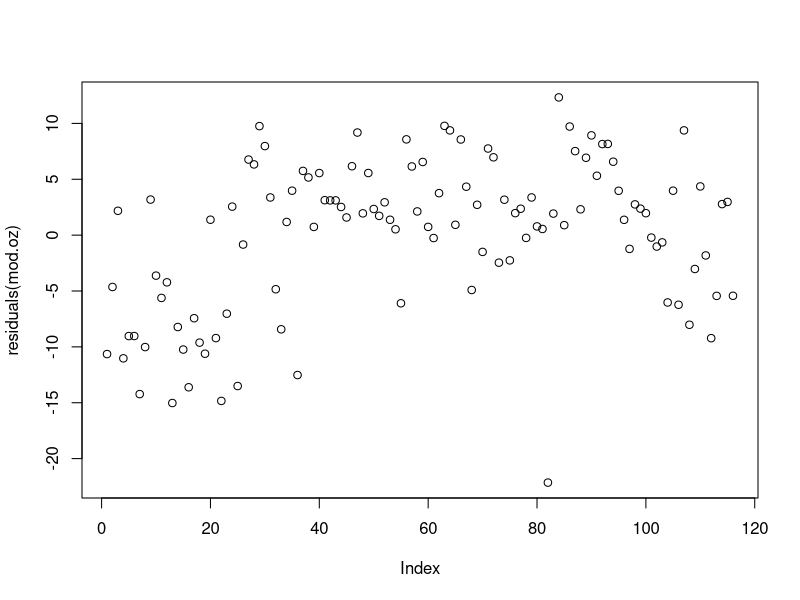
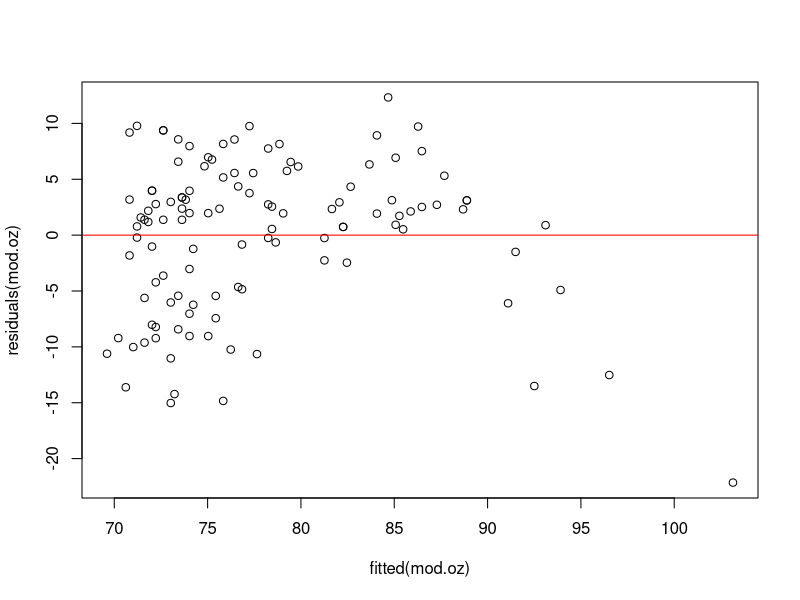
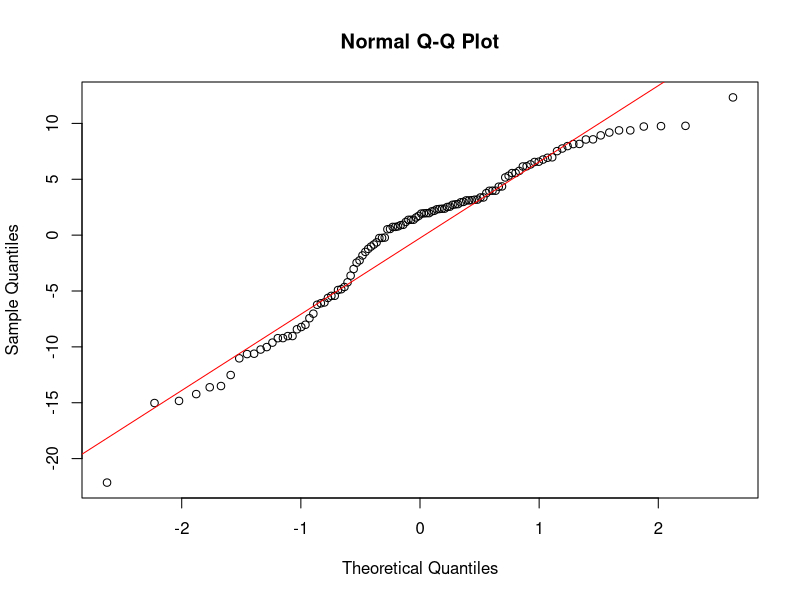

Recreate these plots in R, in order.
setwd("C:/Users/helen/Documents/winter_2017/538_stats/lab/W7")

data("airquality")
head(airquality)

mod.oz = lm(Temp~Ozone, data=airquality) 
summary(mod.oz)

#EXERCISE 4: adjusted R2 
#R2 = 1 - ((RSS/ n-k)/ (SSY/n-1)) --> k= number of parameters; n = samples size (calc with length (x))
res.oz = residuals(mod.oz)
RSS.oz = sum(res.oz^2)
k = 2
n = length (res.oz)

#Remove N/A variables
data.not.NA = subset(airquality, Ozone != "NA")
SSY.oz = deviance(lm(Temp~1, data=data.not.NA))
#SSY.oz = 10347.06
SSY1.oz = var(data.not.NA$Temp)*115
#SSY1.oz = 10347.06

#adjusted R2 = 1 - ((RSS/(n-k))/(SSY/(n-1)))
adjR2 = 1 - (RSS.oz/(n-k))/(SSY.oz/(n-1))
adjR2
#adjR2 = 0.4832134

#EXERCISE 5:
  #Residual Independency
plot(residuals(mod.oz))
library(lmtest)
dwtest(mod.oz, alternative=c("two.sided"))
##DW = 1.1833; p-value = 7.276e-06
# This indicates that there is some degree of autocorrelation within the residuals.

#homoscedasticity
plot(residuals(mod.oz)~fitted(mod.oz))
abline(lm(residuals(mod.oz)~fitted(mod.oz)), col="red")
library(lmtest)
bptest(mod.oz)
## BP = 3.2346, df = 1, p-value = 0.0721
#The test indicates that the residuals are homoscedastic

#normality
qqnorm(residuals(mod.oz))
qqline(residuals(mod.oz), col="red")
shapiro.test(residuals(mod.oz))
## W = 0.94867, p-value = 0.000226
#The test indicates that the residuals are normally distributed.

### Oscar: 
### No, this means the residuals do not pass the shpiro test. 
### If you plot the residuals, you will find it not normally distributed. 
